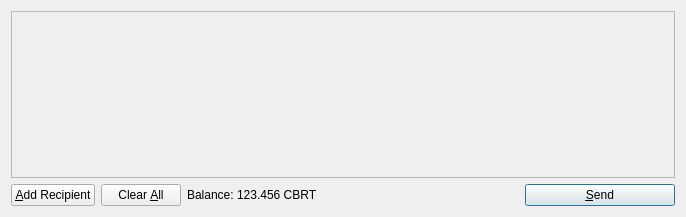
<?xml version="1.0" encoding="UTF-8"?>
<ui version="4.0">
 <class>SendCoinsDialog</class>
 <widget class="QDialog" name="SendCoinsDialog">
  <property name="geometry">
   <rect>
    <x>0</x>
    <y>0</y>
    <width>686</width>
    <height>217</height>
   </rect>
  </property>
  <property name="windowTitle">
   <string>Send Coins</string>
  </property>
  <layout class="QVBoxLayout" name="verticalLayout">
   <item>
    <widget class="QScrollArea" name="scrollArea">
     <property name="widgetResizable">
      <bool>true</bool>
     </property>
     <widget class="QWidget" name="scrollAreaWidgetContents">
      <property name="geometry">
       <rect>
        <x>0</x>
        <y>0</y>
        <width>666</width>
        <height>165</height>
       </rect>
      </property>
      <layout class="QVBoxLayout" name="verticalLayout_2">
       <property name="margin">
        <number>0</number>
       </property>
       <item>
        <layout class="QVBoxLayout" name="entries">
         <property name="spacing">
          <number>6</number>
         </property>
        </layout>
       </item>
       <item>
        <spacer name="verticalSpacer">
         <property name="orientation">
          <enum>Qt::Vertical</enum>
         </property>
         <property name="sizeHint" stdset="0">
          <size>
           <width>20</width>
           <height>40</height>
          </size>
         </property>
        </spacer>
       </item>
      </layout>
     </widget>
    </widget>
   </item>
   <item>
    <layout class="QHBoxLayout" name="horizontalLayout">
     <item>
      <widget class="QPushButton" name="addButton">
       <property name="toolTip">
        <string>Send to multiple recipients at once</string>
       </property>
       <property name="text">
        <string>&amp;Add Recipient</string>
       </property>
       <property name="icon">
        <iconset resource="../bitcoin.qrc">
         <normaloff>:/icons/add</normaloff>:/icons/add</iconset>
       </property>
       <property name="autoDefault">
        <bool>false</bool>
       </property>
      </widget>
     </item>
     <item>
      <widget class="QPushButton" name="clearButton">
       <property name="sizePolicy">
        <sizepolicy hsizetype="Minimum" vsizetype="Fixed">
         <horstretch>0</horstretch>
         <verstretch>0</verstretch>
        </sizepolicy>
       </property>
       <property name="toolTip">
        <string>Remove all transaction fields</string>
       </property>
       <property name="text">
        <string>Clear &amp;All</string>
       </property>
       <property name="icon">
        <iconset resource="../bitcoin.qrc">
         <normaloff>:/icons/remove</normaloff>:/icons/remove</iconset>
       </property>
       <property name="autoRepeatDelay">
        <number>300</number>
       </property>
       <property name="autoDefault">
        <bool>false</bool>
       </property>
      </widget>
     </item>
     <item>
      <layout class="QHBoxLayout" name="horizontalLayout_2">
       <property name="spacing">
        <number>3</number>
       </property>
       <item>
        <widget class="QLabel" name="label">
         <property name="text">
          <string>Balance:</string>
         </property>
        </widget>
       </item>
       <item>
        <widget class="QLabel" name="labelBalance">
         <property name="cursor">
          <cursorShape>IBeamCursor</cursorShape>
         </property>
         <property name="text">
          <string>123.456 CBRT</string>
         </property>
         <property name="textInteractionFlags">
          <set>Qt::LinksAccessibleByMouse|Qt::TextSelectableByKeyboard|Qt::TextSelectableByMouse</set>
         </property>
        </widget>
       </item>
      </layout>
     </item>
     <item>
      <spacer name="horizontalSpacer">
       <property name="orientation">
        <enum>Qt::Horizontal</enum>
       </property>
       <property name="sizeHint" stdset="0">
        <size>
         <width>40</width>
         <height>20</height>
        </size>
       </property>
      </spacer>
     </item>
     <item>
      <widget class="QPushButton" name="sendButton">
       <property name="minimumSize">
        <size>
         <width>150</width>
         <height>0</height>
        </size>
       </property>
       <property name="toolTip">
        <string>Confirm the send action</string>
       </property>
       <property name="text">
        <string>&amp;Send</string>
       </property>
       <property name="icon">
        <iconset resource="../bitcoin.qrc">
         <normaloff>:/icons/send</normaloff>:/icons/send</iconset>
       </property>
       <property name="default">
        <bool>true</bool>
       </property>
      </widget>
     </item>
    </layout>
   </item>
  </layout>
 </widget>
 <resources>
  <include location="../bitcoin.qrc"/>
 </resources>
 <connections/>
</ui>
